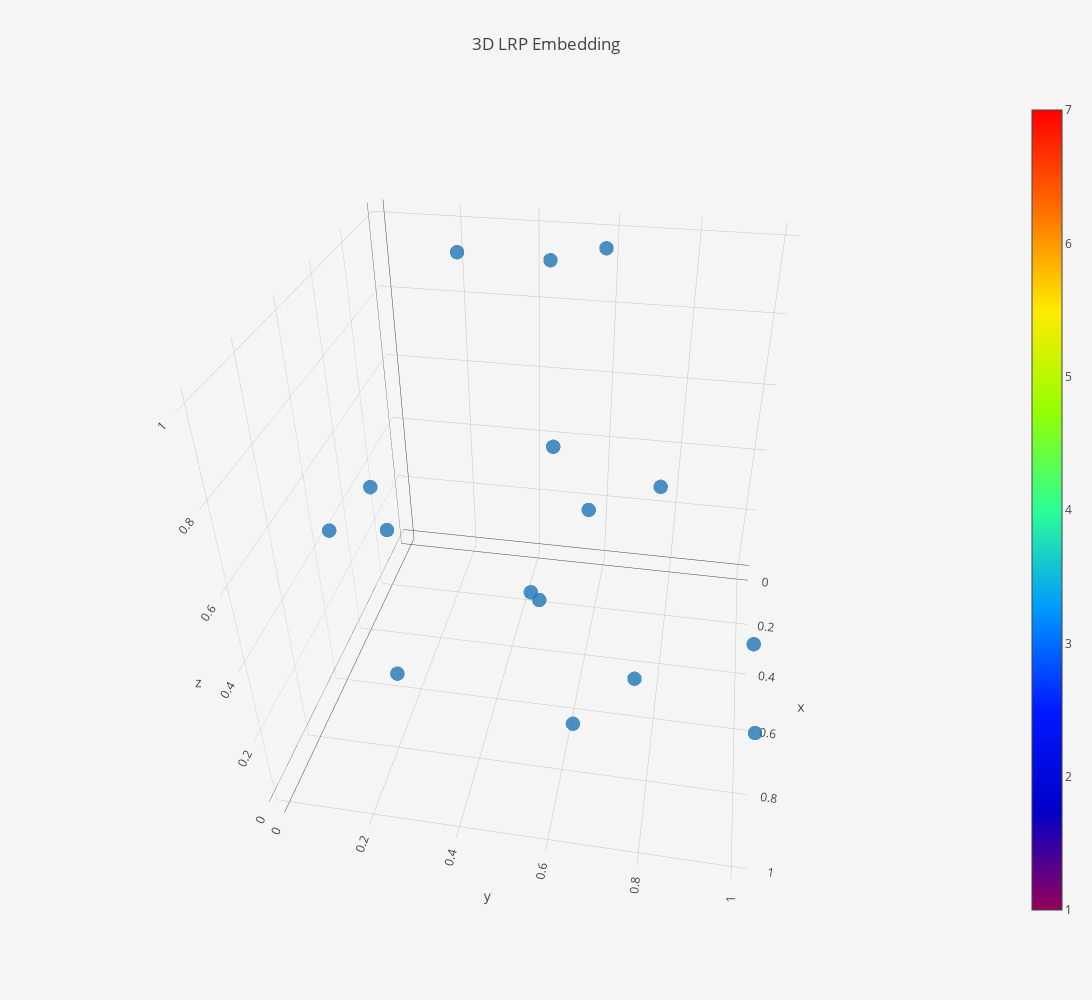

This figure's notebook cell:
### Code cell
from sklearn.preprocessing import MinMaxScaler
reducer = umap.UMAP(random_state=42,
                    n_components = 3,
                    n_neighbors=5,
                    min_dist=0)

reducer_pipeline = Pipeline([
            ("umap", reducer),
            ("scaler",  MinMaxScaler())
])

reducer_pipeline.fit(lrp)
embeddings = reducer_pipeline.transform(lrp)
plot_3d_lrp(embeddings)

### Figure 1 — Plotly figure (JSON) as saved in the notebook; plotly's stock layout.template omitted (floating-point values rounded to 4 significant figures)
{"data": [{"marker": {"colorscale": "Rainbow", "opacity": 0.8, "showscale": true, "size": 5}, "mode": "markers", "name": "Training", "type": "scatter3d", "uid": "89546737-95a8-4071-b3c1-eb2998a28258", "x": [0.3065, 0.5752, 0.428, 0.5, 0.2166, 0.929, 0.1292, 0.9977, 0.7882, 0, 0.3908, 0.7619, 0.1375, 0.8066, 0.7517, 1], "y": [0.04192, 0, 0.4795, 0.7414, 0.2515, 0.6398, 0.5871, 0.5657, 0.2121, 0.4337, 0.7649, 0.9963, 0.5665, 0.5741, 0.1855, 1], "z": [0.2482, 0.4327, 0.1666, 0, 1, 0.2671, 0.999, 0.6666, 0.2051, 0.9126, 0.524, 0.3955, 0.2612, 0.8611, 0.6919, 0.3825]}], "layout": {"autosize": false, "height": 1000, "paper_bgcolor": "#F5F5F5", "scene": {"aspectmode": "auto", "aspectratio": {"x": 1, "y": 1, "z": 1}, "camera": {"center": {"x": 0, "y": 0, "z": 0}, "eye": {"x": 1.753, "y": 0.3055, "z": 1.233}, "projection": {"type": "perspective"}, "up": {"x": 0, "y": 0, "z": 1}}}, "title": {"text": "3D LRP Embedding"}, "width": 1200}}
